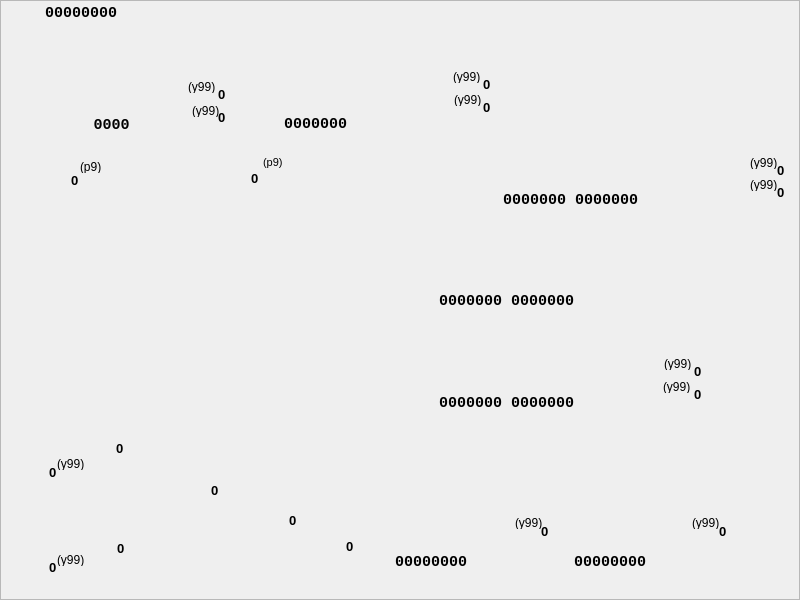
<?xml version="1.0" encoding="UTF-8"?>
<ui version="4.0">
 <class>CPcs1Way4Widget</class>
 <widget class="QWidget" name="CPcs1Way4Widget">
  <property name="geometry">
   <rect>
    <x>0</x>
    <y>0</y>
    <width>800</width>
    <height>600</height>
   </rect>
  </property>
  <property name="sizePolicy">
   <sizepolicy hsizetype="Fixed" vsizetype="Fixed">
    <horstretch>0</horstretch>
    <verstretch>0</verstretch>
   </sizepolicy>
  </property>
  <property name="minimumSize">
   <size>
    <width>800</width>
    <height>600</height>
   </size>
  </property>
  <property name="maximumSize">
   <size>
    <width>800</width>
    <height>600</height>
   </size>
  </property>
  <property name="windowTitle">
   <string notr="true">Form</string>
  </property>
  <property name="styleSheet">
   <string notr="true">QFrame{border-image: url(:/mul/pcs1/fourth.png);}</string>
  </property>
  <widget class="QLabel" name="mRg2WrVal">
   <property name="geometry">
    <rect>
     <x>777</x>
     <y>162</y>
     <width>21</width>
     <height>16</height>
    </rect>
   </property>
   <property name="font">
    <font>
     <pointsize>10</pointsize>
     <weight>75</weight>
     <bold>true</bold>
    </font>
   </property>
   <property name="styleSheet">
    <string notr="true">border-image:none;</string>
   </property>
   <property name="text">
    <string notr="true">0</string>
   </property>
  </widget>
  <widget class="QLabel" name="mRg3Val">
   <property name="geometry">
    <rect>
     <x>396</x>
     <y>393</y>
     <width>221</width>
     <height>20</height>
    </rect>
   </property>
   <property name="font">
    <font>
     <family>Courier New</family>
     <pointsize>11</pointsize>
     <weight>75</weight>
     <bold>true</bold>
    </font>
   </property>
   <property name="styleSheet">
    <string notr="true">border-image:none;</string>
   </property>
   <property name="text">
    <string notr="true">0000000 0000000</string>
   </property>
   <property name="alignment">
    <set>Qt::AlignCenter</set>
   </property>
  </widget>
  <widget class="QLabel" name="mRg1Out6Hint">
   <property name="geometry">
    <rect>
     <x>263</x>
     <y>156</y>
     <width>46</width>
     <height>13</height>
    </rect>
   </property>
   <property name="font">
    <font>
     <pointsize>8</pointsize>
    </font>
   </property>
   <property name="styleSheet">
    <string notr="true">border-image:none;</string>
   </property>
   <property name="text">
    <string notr="true">(p9)</string>
   </property>
  </widget>
  <widget class="QLabel" name="mRg1WrVal">
   <property name="geometry">
    <rect>
     <x>483</x>
     <y>76</y>
     <width>21</width>
     <height>16</height>
    </rect>
   </property>
   <property name="font">
    <font>
     <pointsize>10</pointsize>
     <weight>75</weight>
     <bold>true</bold>
    </font>
   </property>
   <property name="styleSheet">
    <string notr="true">border-image:none;</string>
   </property>
   <property name="text">
    <string notr="true">0</string>
   </property>
  </widget>
  <widget class="QLabel" name="mBd1OutHint">
   <property name="geometry">
    <rect>
     <x>515</x>
     <y>516</y>
     <width>40</width>
     <height>13</height>
    </rect>
   </property>
   <property name="styleSheet">
    <string notr="true">border-image:none;</string>
   </property>
   <property name="text">
    <string notr="true">(y99)</string>
   </property>
  </widget>
  <widget class="QLabel" name="mT1CHint">
   <property name="geometry">
    <rect>
     <x>57</x>
     <y>457</y>
     <width>46</width>
     <height>13</height>
    </rect>
   </property>
   <property name="styleSheet">
    <string notr="true">border-image:none;</string>
   </property>
   <property name="text">
    <string notr="true">(y99)</string>
   </property>
  </widget>
  <widget class="QLabel" name="mBd1Val">
   <property name="geometry">
    <rect>
     <x>386</x>
     <y>554</y>
     <width>90</width>
     <height>16</height>
    </rect>
   </property>
   <property name="font">
    <font>
     <family>Courier New</family>
     <pointsize>11</pointsize>
     <weight>75</weight>
     <bold>true</bold>
    </font>
   </property>
   <property name="styleSheet">
    <string notr="true">border-image:none;</string>
   </property>
   <property name="text">
    <string notr="true">00000000</string>
   </property>
   <property name="alignment">
    <set>Qt::AlignCenter</set>
   </property>
  </widget>
  <widget class="QLabel" name="mRg1ShlVal">
   <property name="geometry">
    <rect>
     <x>483</x>
     <y>99</y>
     <width>21</width>
     <height>16</height>
    </rect>
   </property>
   <property name="font">
    <font>
     <pointsize>10</pointsize>
     <weight>75</weight>
     <bold>true</bold>
    </font>
   </property>
   <property name="styleSheet">
    <string notr="true">border-image:none;</string>
   </property>
   <property name="text">
    <string notr="true">0</string>
   </property>
  </widget>
  <widget class="QLabel" name="mT1Val">
   <property name="geometry">
    <rect>
     <x>116</x>
     <y>440</y>
     <width>21</width>
     <height>16</height>
    </rect>
   </property>
   <property name="font">
    <font>
     <pointsize>10</pointsize>
     <weight>75</weight>
     <bold>true</bold>
    </font>
   </property>
   <property name="styleSheet">
    <string notr="true">border-image:none;</string>
   </property>
   <property name="text">
    <string notr="true">0</string>
   </property>
  </widget>
  <widget class="QFrame" name="frame">
   <property name="geometry">
    <rect>
     <x>0</x>
     <y>0</y>
     <width>800</width>
     <height>600</height>
    </rect>
   </property>
   <property name="frameShape">
    <enum>QFrame::StyledPanel</enum>
   </property>
   <property name="frameShadow">
    <enum>QFrame::Raised</enum>
   </property>
   <widget class="QLabel" name="mRg2Val">
    <property name="geometry">
     <rect>
      <x>445</x>
      <y>190</y>
      <width>251</width>
      <height>20</height>
     </rect>
    </property>
    <property name="font">
     <font>
      <family>Courier New</family>
      <pointsize>11</pointsize>
      <weight>75</weight>
      <bold>true</bold>
     </font>
    </property>
    <property name="styleSheet">
     <string notr="true">border-image:none;</string>
    </property>
    <property name="text">
     <string notr="true">0000000 0000000</string>
    </property>
    <property name="alignment">
     <set>Qt::AlignCenter</set>
    </property>
   </widget>
  </widget>
  <widget class="QLabel" name="mRg2ShrVal">
   <property name="geometry">
    <rect>
     <x>777</x>
     <y>184</y>
     <width>21</width>
     <height>16</height>
    </rect>
   </property>
   <property name="font">
    <font>
     <pointsize>10</pointsize>
     <weight>75</weight>
     <bold>true</bold>
    </font>
   </property>
   <property name="styleSheet">
    <string notr="true">border-image:none;</string>
   </property>
   <property name="text">
    <string notr="true">0</string>
   </property>
  </widget>
  <widget class="QLabel" name="mRg1ShlHint">
   <property name="geometry">
    <rect>
     <x>454</x>
     <y>93</y>
     <width>46</width>
     <height>13</height>
    </rect>
   </property>
   <property name="styleSheet">
    <string notr="true">border-image:none;</string>
   </property>
   <property name="text">
    <string notr="true">(y99)</string>
   </property>
  </widget>
  <widget class="QLabel" name="mRg3WrHint">
   <property name="geometry">
    <rect>
     <x>663</x>
     <y>380</y>
     <width>46</width>
     <height>13</height>
    </rect>
   </property>
   <property name="styleSheet">
    <string notr="true">border-image:none;</string>
   </property>
   <property name="text">
    <string notr="true">(y99)</string>
   </property>
  </widget>
  <widget class="QLabel" name="mSm1OutVal">
   <property name="geometry">
    <rect>
     <x>396</x>
     <y>291</y>
     <width>221</width>
     <height>20</height>
    </rect>
   </property>
   <property name="font">
    <font>
     <family>Courier New</family>
     <pointsize>11</pointsize>
     <weight>75</weight>
     <bold>true</bold>
    </font>
   </property>
   <property name="styleSheet">
    <string notr="true">border-image:none;</string>
   </property>
   <property name="text">
    <string notr="true">0000000 0000000</string>
   </property>
   <property name="alignment">
    <set>Qt::AlignCenter</set>
   </property>
  </widget>
  <widget class="QLabel" name="mCt1WrHint">
   <property name="geometry">
    <rect>
     <x>188</x>
     <y>80</y>
     <width>46</width>
     <height>13</height>
    </rect>
   </property>
   <property name="styleSheet">
    <string notr="true">border-image:none;</string>
   </property>
   <property name="text">
    <string notr="true">(y99)</string>
   </property>
  </widget>
  <widget class="QLabel" name="mBd2Val">
   <property name="geometry">
    <rect>
     <x>565</x>
     <y>554</y>
     <width>90</width>
     <height>16</height>
    </rect>
   </property>
   <property name="font">
    <font>
     <family>Courier New</family>
     <pointsize>11</pointsize>
     <weight>75</weight>
     <bold>true</bold>
    </font>
   </property>
   <property name="styleSheet">
    <string notr="true">border-image:none;</string>
   </property>
   <property name="text">
    <string notr="true">00000000</string>
   </property>
   <property name="alignment">
    <set>Qt::AlignCenter</set>
   </property>
  </widget>
  <widget class="QLabel" name="mT2CHint">
   <property name="geometry">
    <rect>
     <x>57</x>
     <y>553</y>
     <width>46</width>
     <height>13</height>
    </rect>
   </property>
   <property name="styleSheet">
    <string notr="true">border-image:none;</string>
   </property>
   <property name="text">
    <string notr="true">(y99)</string>
   </property>
  </widget>
  <widget class="QLabel" name="mT2CVal">
   <property name="geometry">
    <rect>
     <x>49</x>
     <y>559</y>
     <width>21</width>
     <height>16</height>
    </rect>
   </property>
   <property name="font">
    <font>
     <pointsize>10</pointsize>
     <weight>75</weight>
     <bold>true</bold>
    </font>
   </property>
   <property name="styleSheet">
    <string notr="true">border-image:none;</string>
   </property>
   <property name="text">
    <string notr="true">0</string>
   </property>
  </widget>
  <widget class="QLabel" name="mRg2WrHint">
   <property name="geometry">
    <rect>
     <x>750</x>
     <y>156</y>
     <width>46</width>
     <height>13</height>
    </rect>
   </property>
   <property name="styleSheet">
    <string notr="true">border-image:none;</string>
   </property>
   <property name="text">
    <string notr="true">(y99)</string>
   </property>
  </widget>
  <widget class="QLabel" name="mRg1WrHint">
   <property name="geometry">
    <rect>
     <x>453</x>
     <y>70</y>
     <width>46</width>
     <height>13</height>
    </rect>
   </property>
   <property name="styleSheet">
    <string notr="true">border-image:none;</string>
   </property>
   <property name="text">
    <string notr="true">(y99)</string>
   </property>
  </widget>
  <widget class="QLabel" name="mT1CVal">
   <property name="geometry">
    <rect>
     <x>49</x>
     <y>464</y>
     <width>21</width>
     <height>16</height>
    </rect>
   </property>
   <property name="font">
    <font>
     <pointsize>10</pointsize>
     <weight>75</weight>
     <bold>true</bold>
    </font>
   </property>
   <property name="styleSheet">
    <string notr="true">border-image:none;</string>
   </property>
   <property name="text">
    <string notr="true">0</string>
   </property>
  </widget>
  <widget class="QLabel" name="mRg1Val">
   <property name="geometry">
    <rect>
     <x>255</x>
     <y>114</y>
     <width>121</width>
     <height>20</height>
    </rect>
   </property>
   <property name="font">
    <font>
     <family>Courier New</family>
     <pointsize>11</pointsize>
     <weight>75</weight>
     <bold>true</bold>
    </font>
   </property>
   <property name="styleSheet">
    <string notr="true">border-image:none;</string>
   </property>
   <property name="text">
    <string notr="true">0000000</string>
   </property>
   <property name="alignment">
    <set>Qt::AlignCenter</set>
   </property>
  </widget>
  <widget class="QLabel" name="mCt1IncHint">
   <property name="geometry">
    <rect>
     <x>192</x>
     <y>104</y>
     <width>46</width>
     <height>13</height>
    </rect>
   </property>
   <property name="styleSheet">
    <string notr="true">border-image:none;</string>
   </property>
   <property name="text">
    <string notr="true">(y99)</string>
   </property>
  </widget>
  <widget class="QLabel" name="mRg3WrVal">
   <property name="geometry">
    <rect>
     <x>694</x>
     <y>386</y>
     <width>21</width>
     <height>16</height>
    </rect>
   </property>
   <property name="font">
    <font>
     <pointsize>10</pointsize>
     <weight>75</weight>
     <bold>true</bold>
    </font>
   </property>
   <property name="styleSheet">
    <string notr="true">border-image:none;</string>
   </property>
   <property name="text">
    <string notr="true">0</string>
   </property>
  </widget>
  <widget class="QLabel" name="mBd2OutVal">
   <property name="geometry">
    <rect>
     <x>719</x>
     <y>523</y>
     <width>21</width>
     <height>16</height>
    </rect>
   </property>
   <property name="font">
    <font>
     <pointsize>10</pointsize>
     <weight>75</weight>
     <bold>true</bold>
    </font>
   </property>
   <property name="styleSheet">
    <string notr="true">border-image:none;</string>
   </property>
   <property name="text">
    <string notr="true">0</string>
   </property>
  </widget>
  <widget class="QLabel" name="mBd2OutHint">
   <property name="geometry">
    <rect>
     <x>692</x>
     <y>516</y>
     <width>46</width>
     <height>13</height>
    </rect>
   </property>
   <property name="styleSheet">
    <string notr="true">border-image:none;</string>
   </property>
   <property name="text">
    <string notr="true">(y99)</string>
   </property>
  </widget>
  <widget class="QLabel" name="mRg1Out6Val">
   <property name="geometry">
    <rect>
     <x>251</x>
     <y>170</y>
     <width>21</width>
     <height>16</height>
    </rect>
   </property>
   <property name="font">
    <font>
     <pointsize>10</pointsize>
     <weight>75</weight>
     <bold>true</bold>
    </font>
   </property>
   <property name="styleSheet">
    <string notr="true">border-image:none;</string>
   </property>
   <property name="text">
    <string notr="true">0</string>
   </property>
  </widget>
  <widget class="QLabel" name="mDVal">
   <property name="geometry">
    <rect>
     <x>45</x>
     <y>5</y>
     <width>101</width>
     <height>16</height>
    </rect>
   </property>
   <property name="font">
    <font>
     <family>Courier New</family>
     <pointsize>11</pointsize>
     <weight>75</weight>
     <bold>true</bold>
    </font>
   </property>
   <property name="styleSheet">
    <string notr="true">border-image:none;</string>
   </property>
   <property name="text">
    <string notr="true">00000000</string>
   </property>
  </widget>
  <widget class="QLabel" name="mBd1OutVal">
   <property name="geometry">
    <rect>
     <x>541</x>
     <y>523</y>
     <width>21</width>
     <height>16</height>
    </rect>
   </property>
   <property name="font">
    <font>
     <pointsize>10</pointsize>
     <weight>75</weight>
     <bold>true</bold>
    </font>
   </property>
   <property name="styleSheet">
    <string notr="true">border-image:none;</string>
   </property>
   <property name="text">
    <string notr="true">0</string>
   </property>
  </widget>
  <widget class="QLabel" name="mCt1Val">
   <property name="geometry">
    <rect>
     <x>66</x>
     <y>115</y>
     <width>91</width>
     <height>20</height>
    </rect>
   </property>
   <property name="font">
    <font>
     <family>Courier New</family>
     <pointsize>11</pointsize>
     <weight>75</weight>
     <bold>true</bold>
    </font>
   </property>
   <property name="styleSheet">
    <string notr="true">border-image:none;</string>
   </property>
   <property name="text">
    <string notr="true">0000</string>
   </property>
   <property name="alignment">
    <set>Qt::AlignCenter</set>
   </property>
  </widget>
  <widget class="QLabel" name="mOrOutVal">
   <property name="geometry">
    <rect>
     <x>289</x>
     <y>512</y>
     <width>21</width>
     <height>16</height>
    </rect>
   </property>
   <property name="font">
    <font>
     <pointsize>10</pointsize>
     <weight>75</weight>
     <bold>true</bold>
    </font>
   </property>
   <property name="styleSheet">
    <string notr="true">border-image:none;</string>
   </property>
   <property name="text">
    <string notr="true">0</string>
   </property>
  </widget>
  <widget class="QLabel" name="mCt1IncVal">
   <property name="geometry">
    <rect>
     <x>218</x>
     <y>109</y>
     <width>21</width>
     <height>16</height>
    </rect>
   </property>
   <property name="font">
    <font>
     <pointsize>10</pointsize>
     <weight>75</weight>
     <bold>true</bold>
    </font>
   </property>
   <property name="styleSheet">
    <string notr="true">border-image:none;</string>
   </property>
   <property name="text">
    <string notr="true">0</string>
   </property>
  </widget>
  <widget class="QLabel" name="mRg3RstHint">
   <property name="geometry">
    <rect>
     <x>664</x>
     <y>357</y>
     <width>46</width>
     <height>13</height>
    </rect>
   </property>
   <property name="styleSheet">
    <string notr="true">border-image:none;</string>
   </property>
   <property name="text">
    <string notr="true">(y99)</string>
   </property>
  </widget>
  <widget class="QLabel" name="mAndOutVal">
   <property name="geometry">
    <rect>
     <x>346</x>
     <y>538</y>
     <width>21</width>
     <height>16</height>
    </rect>
   </property>
   <property name="font">
    <font>
     <pointsize>10</pointsize>
     <weight>75</weight>
     <bold>true</bold>
    </font>
   </property>
   <property name="styleSheet">
    <string notr="true">border-image:none;</string>
   </property>
   <property name="text">
    <string notr="true">0</string>
   </property>
  </widget>
  <widget class="QLabel" name="mT2Val">
   <property name="geometry">
    <rect>
     <x>117</x>
     <y>540</y>
     <width>21</width>
     <height>16</height>
    </rect>
   </property>
   <property name="font">
    <font>
     <pointsize>10</pointsize>
     <weight>75</weight>
     <bold>true</bold>
    </font>
   </property>
   <property name="styleSheet">
    <string notr="true">border-image:none;</string>
   </property>
   <property name="text">
    <string notr="true">0</string>
   </property>
  </widget>
  <widget class="QLabel" name="mRg2ShrHint">
   <property name="geometry">
    <rect>
     <x>750</x>
     <y>178</y>
     <width>40</width>
     <height>13</height>
    </rect>
   </property>
   <property name="styleSheet">
    <string notr="true">border-image:none;</string>
   </property>
   <property name="text">
    <string notr="true">(y99)</string>
   </property>
  </widget>
  <widget class="QLabel" name="mCt1Out3Hint">
   <property name="geometry">
    <rect>
     <x>80</x>
     <y>160</y>
     <width>46</width>
     <height>13</height>
    </rect>
   </property>
   <property name="styleSheet">
    <string notr="true">border-image:none;</string>
   </property>
   <property name="text">
    <string notr="true">(p9)</string>
   </property>
  </widget>
  <widget class="QLabel" name="mRg3RstVal">
   <property name="geometry">
    <rect>
     <x>694</x>
     <y>363</y>
     <width>21</width>
     <height>16</height>
    </rect>
   </property>
   <property name="font">
    <font>
     <pointsize>10</pointsize>
     <weight>75</weight>
     <bold>true</bold>
    </font>
   </property>
   <property name="styleSheet">
    <string notr="true">border-image:none;</string>
   </property>
   <property name="text">
    <string notr="true">0</string>
   </property>
  </widget>
  <widget class="QLabel" name="mCt1Out3Val">
   <property name="geometry">
    <rect>
     <x>71</x>
     <y>172</y>
     <width>21</width>
     <height>16</height>
    </rect>
   </property>
   <property name="font">
    <font>
     <pointsize>10</pointsize>
     <weight>75</weight>
     <bold>true</bold>
    </font>
   </property>
   <property name="styleSheet">
    <string notr="true">border-image:none;</string>
   </property>
   <property name="text">
    <string notr="true">0</string>
   </property>
  </widget>
  <widget class="QLabel" name="mCt1WrVal">
   <property name="geometry">
    <rect>
     <x>218</x>
     <y>86</y>
     <width>21</width>
     <height>16</height>
    </rect>
   </property>
   <property name="font">
    <font>
     <pointsize>10</pointsize>
     <weight>75</weight>
     <bold>true</bold>
    </font>
   </property>
   <property name="styleSheet">
    <string notr="true">border-image:none;</string>
   </property>
   <property name="text">
    <string notr="true">0</string>
   </property>
  </widget>
  <widget class="QLabel" name="mXorOutVal">
   <property name="geometry">
    <rect>
     <x>211</x>
     <y>482</y>
     <width>21</width>
     <height>16</height>
    </rect>
   </property>
   <property name="font">
    <font>
     <pointsize>10</pointsize>
     <weight>75</weight>
     <bold>true</bold>
    </font>
   </property>
   <property name="styleSheet">
    <string notr="true">border-image:none;</string>
   </property>
   <property name="text">
    <string notr="true">0</string>
   </property>
  </widget>
  <zorder>frame</zorder>
  <zorder>mRg2WrVal</zorder>
  <zorder>mRg3Val</zorder>
  <zorder>mRg1Out6Hint</zorder>
  <zorder>mRg1WrVal</zorder>
  <zorder>mBd1OutHint</zorder>
  <zorder>mT1CHint</zorder>
  <zorder>mBd1Val</zorder>
  <zorder>mRg1ShlVal</zorder>
  <zorder>mT1Val</zorder>
  <zorder>mRg2ShrVal</zorder>
  <zorder>mRg1ShlHint</zorder>
  <zorder>mRg3WrHint</zorder>
  <zorder>mSm1OutVal</zorder>
  <zorder>mCt1WrHint</zorder>
  <zorder>mBd2Val</zorder>
  <zorder>mT2CHint</zorder>
  <zorder>mT2CVal</zorder>
  <zorder>mRg2WrHint</zorder>
  <zorder>mRg1WrHint</zorder>
  <zorder>mT1CVal</zorder>
  <zorder>mRg1Val</zorder>
  <zorder>mCt1IncHint</zorder>
  <zorder>mRg3WrVal</zorder>
  <zorder>mBd2OutVal</zorder>
  <zorder>mBd2OutHint</zorder>
  <zorder>mRg1Out6Val</zorder>
  <zorder>mDVal</zorder>
  <zorder>mBd1OutVal</zorder>
  <zorder>mCt1Val</zorder>
  <zorder>mOrOutVal</zorder>
  <zorder>mCt1IncVal</zorder>
  <zorder>mRg3RstHint</zorder>
  <zorder>mAndOutVal</zorder>
  <zorder>mT2Val</zorder>
  <zorder>mRg2ShrHint</zorder>
  <zorder>mCt1Out3Hint</zorder>
  <zorder>mRg3RstVal</zorder>
  <zorder>mCt1Out3Val</zorder>
  <zorder>mCt1WrVal</zorder>
  <zorder>mXorOutVal</zorder>
 </widget>
 <resources/>
 <connections/>
</ui>
